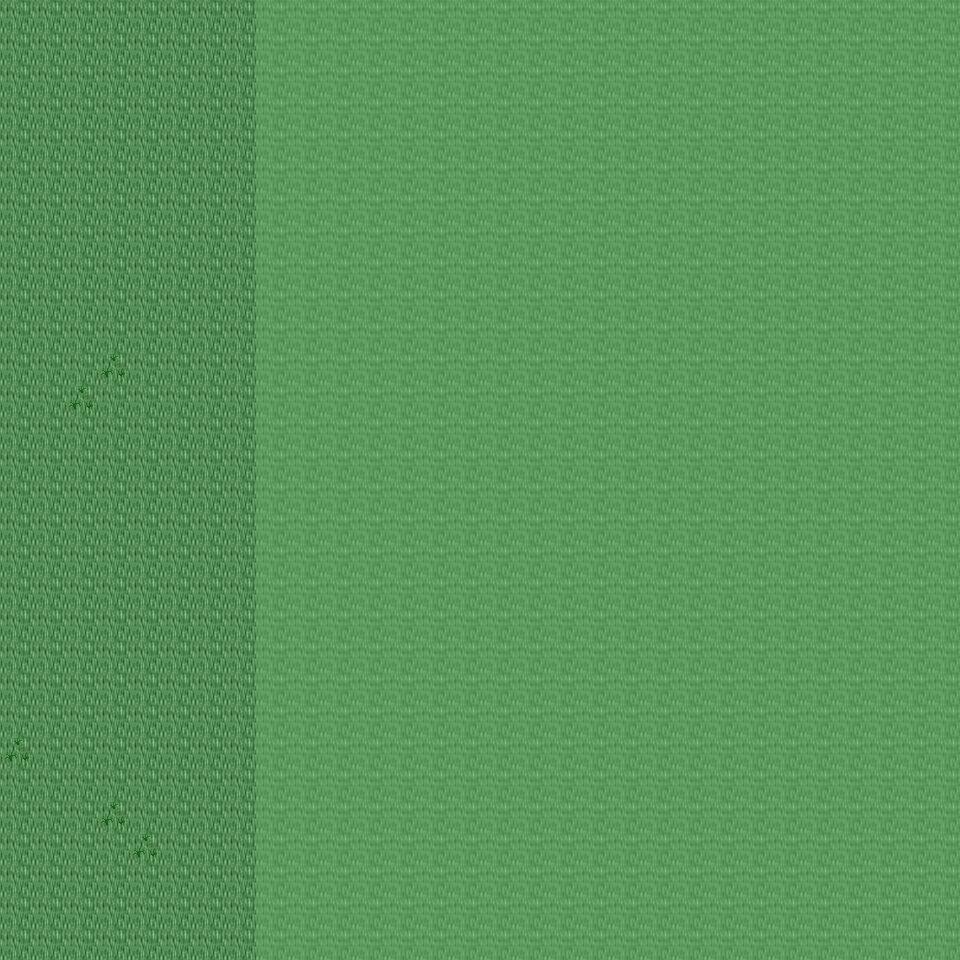

A 2D game scene composited from a Tiled map and its tileset images. What follows is a short description and the map's XML, with each tile layer's data collapsed to a summary:
An orthogonal 30x30 tile map with 32x32 px tiles, 6 tile layers (Ground, Object, Object2, Above, ...), 18 tilesets and 3 objects (3x mapchange).

<map version="1.0" orientation="orthogonal" renderorder="right-down" width="30" height="30" tilewidth="32" tileheight="32" nextobjectid="4">
  <tileset firstgid="1" name="tileset_ground_ground" tilewidth="32" tileheight="32" tilecount="33" columns="3">
    <image source="../drawable/tileset_ground_ground.png" width="96" height="352" />
  </tileset>
  <tileset firstgid="34" name="tileset_ground_ridge_earth_dark" tilewidth="32" tileheight="32" tilecount="96" columns="12">
    <image source="../drawable/tileset_ground_ridge_earth_dark.png" width="384" height="256" />
  </tileset>
  <tileset firstgid="130" name="tileset_plant_grasses" tilewidth="32" tileheight="32" tilecount="6" columns="3">
    <image source="../drawable/tileset_plant_grasses.png" width="96" height="64" />
  </tileset>
  <tileset firstgid="136" name="tileset_ground_grass_edges" tilewidth="32" tileheight="32" tilecount="36" columns="12">
    <image source="../drawable/tileset_ground_grass_edges.png" width="384" height="96" />
  </tileset>
  <tileset firstgid="172" name="tileset_ground_rock_pebbles" tilewidth="32" tileheight="32" tilecount="3" columns="1">
    <image source="../drawable/tileset_ground_rock_pebbles.png" width="32" height="96" />
  </tileset>
  <tileset firstgid="175" name="tileset_plant_flower_daisy_blue" tilewidth="32" tileheight="32" tilecount="8" columns="2">
    <image source="../drawable/tileset_plant_flower_daisy_blue.png" width="64" height="128" />
  </tileset>
  <tileset firstgid="183" name="tileset_plant_flower_daisy_white" tilewidth="32" tileheight="32" tilecount="8" columns="2">
    <image source="../drawable/tileset_plant_flower_daisy_white.png" width="64" height="128" />
  </tileset>
  <tileset firstgid="191" name="tileset_ground_cobbled_paving" tilewidth="32" tileheight="32" tilecount="1" columns="1">
    <image source="../drawable/tileset_ground_cobbled_paving.png" width="32" height="32" />
  </tileset>
  <tileset firstgid="192" name="tileset_item_pot_dark_barrel" tilewidth="32" tileheight="32" tilecount="2" columns="1">
    <image source="../drawable/tileset_item_pot_dark_barrel.png" width="32" height="64" />
  </tileset>
  <tileset firstgid="194" name="tileset_item_statue_green_stone" tilewidth="32" tileheight="32" tilecount="12" columns="4">
    <image source="../drawable/tileset_item_statue_green_stone.png" width="128" height="96" />
  </tileset>
  <tileset firstgid="206" name="tileset_logic_collision" tilewidth="32" tileheight="32" tilecount="1" columns="1">
    <image source="../drawable/tileset_logic_collision.png" width="32" height="32" />
  </tileset>
  <tileset firstgid="207" name="tileset_ground_pothole" tilewidth="32" tileheight="32" tilecount="4" columns="4">
    <image source="../drawable/tileset_ground_pothole.png" width="128" height="32" />
  </tileset>
  <tileset firstgid="211" name="tileset_object_suspension_bridge" tilewidth="32" tileheight="32" tilecount="24" columns="3">
    <image source="../drawable/tileset_object_suspension_bridge.png" width="96" height="256" />
  </tileset>
  <tileset firstgid="235" name="tileset_item_corpse_huge_animal" tilewidth="32" tileheight="32" tilecount="16" columns="2">
    <image source="../drawable/tileset_item_corpse_huge_animal.png" width="64" height="256" />
  </tileset>
  <tileset firstgid="251" name="tileset_ground_green_paving" tilewidth="32" tileheight="32" tilecount="18" columns="3">
    <image source="../drawable/tileset_ground_green_paving.png" width="96" height="192" />
  </tileset>
  <tileset firstgid="269" name="tileset_building_chimney_smoke" tilewidth="32" tileheight="32" tilecount="40" columns="4">
    <image source="../drawable/tileset_building_chimney_smoke.png" width="128" height="320" />
  </tileset>
  <tileset firstgid="309" name="tileset_building_huts" tilewidth="32" tileheight="32" tilecount="338" columns="26">
    <image source="../drawable/tileset_building_huts.png" width="832" height="416" />
  </tileset>
  <tileset firstgid="647" name="tileset_light_door_light" tilewidth="32" tileheight="32" tilecount="12" columns="3">
    <image source="../drawable/tileset_light_door_light.png" width="96" height="128" />
  </tileset>
  <layer name="Ground" width="30" height="30">
    <data>[900 cells, 900 non-empty, 4 distinct tile ids]</data>
  </layer>
  <layer name="Object" width="30" height="30">
    <data>[900 cells, 153 non-empty, 12 distinct tile ids]</data>
  </layer>
  <layer name="Object2" width="30" height="30">
    <data>[900 cells, 0 non-empty, 0 distinct tile ids]</data>
  </layer>
  <layer name="Above" width="30" height="30">
    <data>[900 cells, 0 non-empty, 0 distinct tile ids]</data>
  </layer>
  <layer name="Above2" width="30" height="30">
    <data>[900 cells, 0 non-empty, 0 distinct tile ids]</data>
  </layer>
  <layer name="Walkable" width="30" height="30">
    <data>[900 cells, 660 non-empty, 1 distinct tile ids]</data>
  </layer>
  <objectgroup name="MapEvents">
    <object id="1" name="north" type="mapchange" x="0" y="0" width="256" height="32">
      <properties>
        <property name="map" value="0_ados_mountain_n2_w2_x4_y1" />
        <property name="place" value="south" />
      </properties>
    </object>
    <object id="2" name="south" type="mapchange" x="0" y="928" width="256" height="32">
      <properties>
        <property name="map" value="0_ados_mountain_n2_w2_x4_y3" />
        <property name="place" value="north" />
      </properties>
    </object>
    <object id="3" name="west" type="mapchange" x="0" y="0" width="32" height="960">
      <properties>
        <property name="map" value="0_ados_mountain_n2_w2_x3_y2" />
        <property name="place" value="east" />
      </properties>
    </object>
  </objectgroup>
</map>
